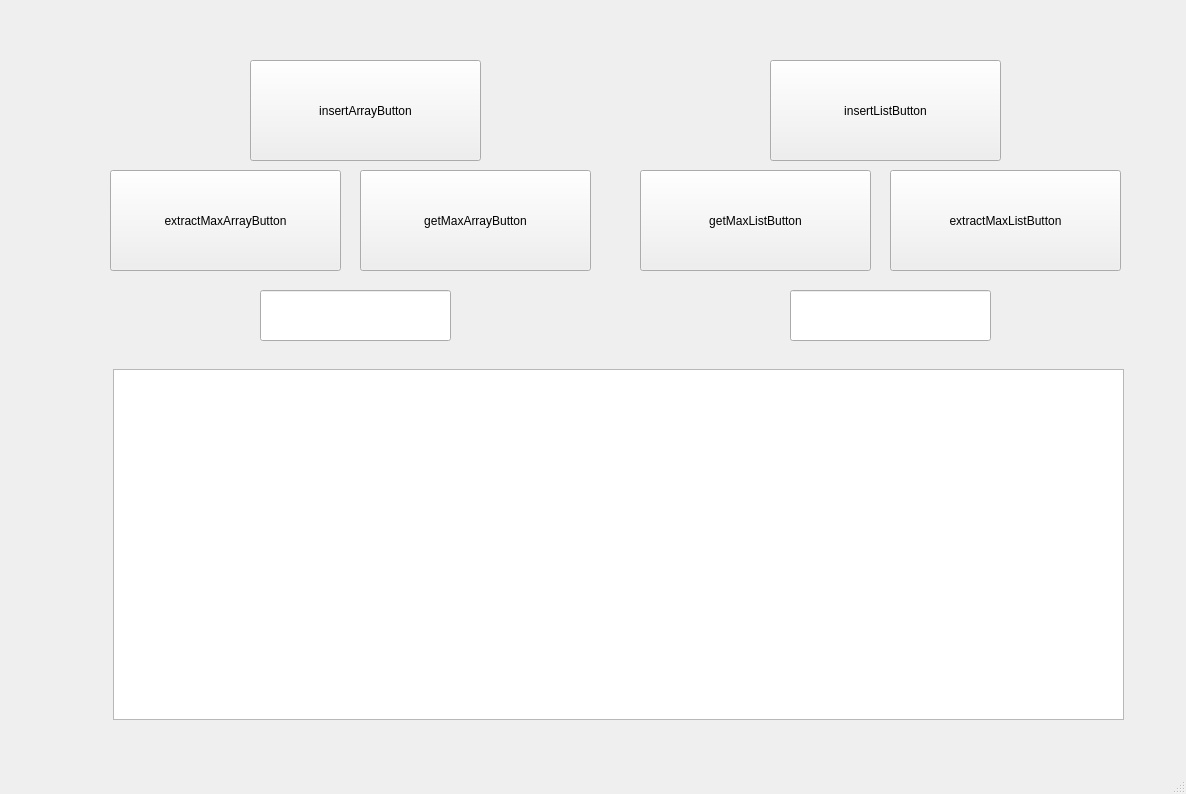
<?xml version="1.0" encoding="UTF-8"?>
<ui version="4.0">
 <class>MainWindow</class>
 <widget class="QMainWindow" name="MainWindow">
  <property name="geometry">
   <rect>
    <x>0</x>
    <y>0</y>
    <width>1186</width>
    <height>794</height>
   </rect>
  </property>
  <property name="windowTitle">
   <string>MainWindow</string>
  </property>
  <widget class="QWidget" name="centralwidget">
   <widget class="QPushButton" name="insertArrayButton">
    <property name="geometry">
     <rect>
      <x>250</x>
      <y>60</y>
      <width>231</width>
      <height>101</height>
     </rect>
    </property>
    <property name="text">
     <string>insertArrayButton</string>
    </property>
   </widget>
   <widget class="QPushButton" name="extractMaxArrayButton">
    <property name="geometry">
     <rect>
      <x>110</x>
      <y>170</y>
      <width>231</width>
      <height>101</height>
     </rect>
    </property>
    <property name="text">
     <string>extractMaxArrayButton</string>
    </property>
   </widget>
   <widget class="QPushButton" name="getMaxArrayButton">
    <property name="geometry">
     <rect>
      <x>360</x>
      <y>170</y>
      <width>231</width>
      <height>101</height>
     </rect>
    </property>
    <property name="text">
     <string>getMaxArrayButton</string>
    </property>
   </widget>
   <widget class="QPushButton" name="insertListButton">
    <property name="geometry">
     <rect>
      <x>770</x>
      <y>60</y>
      <width>231</width>
      <height>101</height>
     </rect>
    </property>
    <property name="text">
     <string>insertListButton</string>
    </property>
   </widget>
   <widget class="QPushButton" name="extractMaxListButton">
    <property name="geometry">
     <rect>
      <x>890</x>
      <y>170</y>
      <width>231</width>
      <height>101</height>
     </rect>
    </property>
    <property name="text">
     <string>extractMaxListButton</string>
    </property>
   </widget>
   <widget class="QPushButton" name="getMaxListButton">
    <property name="geometry">
     <rect>
      <x>640</x>
      <y>170</y>
      <width>231</width>
      <height>101</height>
     </rect>
    </property>
    <property name="text">
     <string>getMaxListButton</string>
    </property>
   </widget>
   <widget class="QLineEdit" name="insertArrayLineEdit">
    <property name="geometry">
     <rect>
      <x>260</x>
      <y>290</y>
      <width>191</width>
      <height>51</height>
     </rect>
    </property>
   </widget>
   <widget class="QLineEdit" name="insertListLineEdit">
    <property name="geometry">
     <rect>
      <x>790</x>
      <y>290</y>
      <width>201</width>
      <height>51</height>
     </rect>
    </property>
   </widget>
   <widget class="QTextEdit" name="textEdit">
    <property name="geometry">
     <rect>
      <x>113</x>
      <y>369</y>
      <width>1011</width>
      <height>351</height>
     </rect>
    </property>
   </widget>
  </widget>
  <widget class="QMenuBar" name="menubar">
   <property name="geometry">
    <rect>
     <x>0</x>
     <y>0</y>
     <width>1186</width>
     <height>22</height>
    </rect>
   </property>
  </widget>
  <widget class="QStatusBar" name="statusbar"/>
 </widget>
 <resources/>
 <connections/>
</ui>
